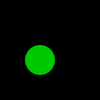
Frame 1 (no input)
Frame 60 (the mouse pressed at the canvas centre just before this capture): identical to frame 1, image omitted
Frame 120 (the mouse held since frame 60 and released just before this capture): identical to frame 1, image omitted

The Processing sketch that drew this single still picture (run headless with seeded random() and noise(); from frame 60 on, the mouse is pressed at the canvas centre):

// Processing sketch: calc_pixels_in_area
// ── calc_pixels_in_area.pde
int cx = 40;
int cy = 60;
int w = 30;
int h = 30;


void setup(){
  size(100, 100);
}

void draw(){
  background(0);
  noStroke();
  fill(0, 200, 0);
  ellipse(cx, cy, w, h);
}

//pixels[y*width+x]
